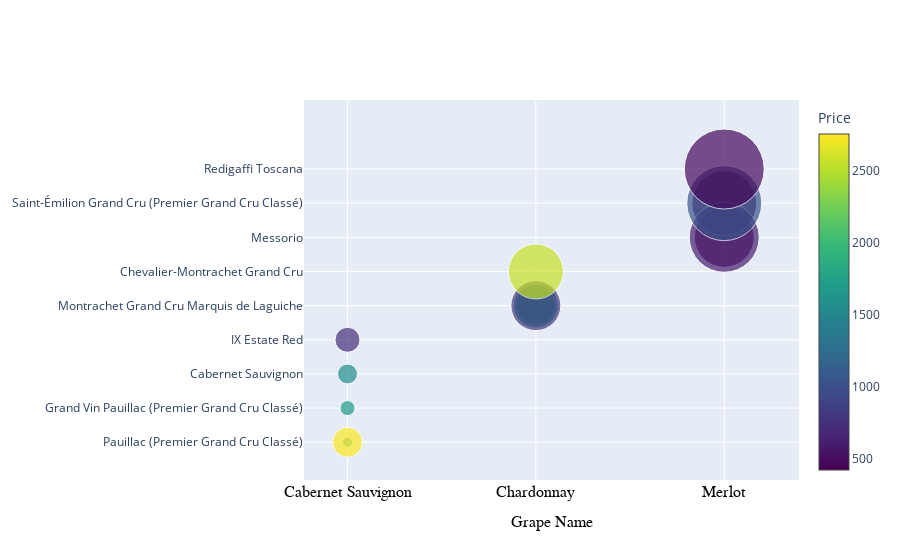

Here is the notebook cell this chart was saved with:
### Code cell
fig = go.Figure(data=[go.Scatter(
    x=df2['grape_name'],
    y=df2['wine_name'],
    mode='markers',
    text=df2['ratings_average'],  
   
    marker=dict(
        color=df2['price'],  
        size=[10 + i * 5 for i in range(len(df2['grape_name']))],  
        showscale=True, 
        colorbar=dict(
            title='Ratings_average'  
        ),
       
        colorscale='Viridis',  
        colorbar_title='Price'  
    )
)])

fig.update_layout(
    xaxis=dict(
        title='Grape Name',
        title_font=dict(size=16, family='Arial, sans-serif', color='black'),
        tickfont=dict(size=16, family='Arial, sans-serif', color='black')
       
    ),
   
    
)

fig.show()

### Figure 1 — Plotly figure (JSON) as saved in the notebook; plotly's stock layout.template omitted (floating-point values rounded to 4 significant figures)
{"data": [{"marker": {"color": [1900, 1686.0, 1559.0, 745, 2754.0, 2029.0, 1601.0, 1691.0, 811.8, 2562.0, 420, 455.2, 618.8, 1046.0, 470], "colorbar": {"title": {"text": "Price"}}, "colorscale": [[0, "#440154"], [0.1111, "#482878"], [0.2222, "#3e4989"], [0.3333, "#31688e"], [0.4444, "#26828e"], [0.5556, "#1f9e89"], [0.6667, "#35b779"], [0.7778, "#6ece58"], [0.8889, "#b5de2b"], [1, "#fde725"]], "showscale": true, "size": [10, 15, 20, 25, 30, 35, 40, 45, 50, 55, 60, 65, 70, 75, 80]}, "mode": "markers", "text": [4.8, 4.8, 4.8, 4.8, 4.7, 4.8, 4.8, 4.8, 4.8, 4.7, 4.7, 4.7, 4.6, 4.6, 4.6], "type": "scatter", "x": ["Cabernet Sauvignon", "Cabernet Sauvignon", "Cabernet Sauvignon", "Cabernet Sauvignon", "Cabernet Sauvignon", "Chardonnay", "Chardonnay", "Chardonnay", "Chardonnay", "Chardonnay", "Merlot", "Merlot", "Merlot", "Merlot", "Merlot"], "y": ["Pauillac (Premier Grand Cru Classé)", "Grand Vin Pauillac (Premier Grand Cru Classé)", "Cabernet Sauvignon", "IX Estate Red", "Pauillac (Premier Grand Cru Classé)", "Montrachet Grand Cru Marquis de Laguiche", "Montrachet Grand Cru Marquis de Laguiche", "Montrachet Grand Cru Marquis de Laguiche", "Montrachet Grand Cru Marquis de Laguiche", "Chevalier-Montrachet Grand Cru", "Messorio", "Saint-Émilion Grand Cru (Premier Grand Cru Classé)", "Messorio", "Saint-Émilion Grand Cru (Premier Grand Cru Classé)", "Redigaffi Toscana"]}], "layout": {"xaxis": {"tickfont": {"color": "black", "family": "Arial, sans-serif", "size": 16}, "title": {"font": {"color": "black", "family": "Arial, sans-serif", "size": 16}, "text": "Grape Name"}}}}
